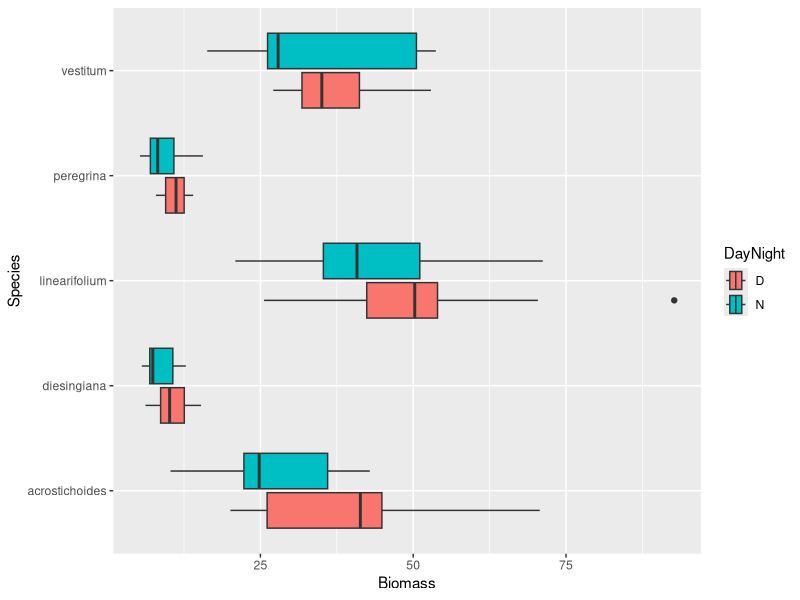

R code for this plot:
# Environment computing - Data Manipulation 
##############################################################################

library(tidyverse)

# read data
df <- read.csv('data/Herbivore_specialisation.csv', 
               strip.white = T, 
               na.strings = "", 
               stringsAsFactors=FALSE)
str(df)
summary(df)

# add a new variable name 
# without any package
# df$LogMass <- log(df$Mass)

# with dplyr
df <- mutate(df, LogMass = log(Mass), # log of the mass
             Ampithoe = rowSums(df[,6:8]), # sum of ampithoe
             )

df <- rename(df, Biomass = Mass)

# unite two character variables 
df <-unite(df, Habitat_DayNight, c(Habitat, DayNight), sep = "_", remove = FALSE)
head(df)

# separating columns 
df <-separate(df, Habitat, c('Genus', 'Species'), sep = "_", remove = FALSE)
head(df)

# try with the pipe


# Sub-setting 
df[1:10,] # lines 1 to 10
head(df[,1:5]) # cols 1 to 5

# Subsetting when it does not forms a sequence 
df[c(1, 10:20), c(1,3:5)]

# subseting based on a filter
df <- filter(df, Biomass > 5)

# random sampling from the dataset
sampled = sample_frac(df, size = 0.5, replace = FALSE)

# top highest rows
ex <- top_n(df, 10, Biomass)

# find col index 
df[, grep('^Habitat$', colnames(df)): 10] # using grep and regular expressions
df[, which(names(df)=='Habitat')] # using which

df <- distinct(df)

# Subset using the col names
df_subset1 <- select(df, Genus) # one col
df_subset2 <- select(df, Genus, LogMass, Ampithoe) # specific cols
df_subset3 <- select(df, Biomass: Ampithoe) # sequence of cols

# Subseting colums that starts or ends with a determined value
df_subset4 <- select(df, starts_with('Am'))
df_subset5 <- select(df, ends_with('ass'))

df_subset6 <- select(df, matches('^Amp')) # with regular expression
df_subset7 <- select(df, matches('ass$')) # with regular expression

df_subset8 <- select(df, contains('Night')) # contain a sequence of characters

# exclude colums
df_subset9 <- select(df, -LogMass, -Ampithoe)

# ?dplyr

# Summarising Data 
summarise(df, Biomass_test = mean(Biomass))
mean(df$Biomass)

# Summary group of rows -> group_by # careful with NA 
df_summarised <- df %>% 
  group_by(Species) %>% 
  summarise(
    mean.Biomass = mean(Biomass, na.rm=TRUE), # mean
    min.Biomass = min(Biomass, na.rm=TRUE), # minimum
    max.Biomass = max(Biomass, na.rm=TRUE), # maximum
    med.Biomass = median(Biomass, na.rm=TRUE), # median
    sd.Biomass = sd(Biomass, na.rm=TRUE)) %>% # standard deviation
  arrange(desc(mean.Biomass)) # rearrange the order of the rows

ggplot(df) +
  geom_boxplot(mapping = aes(Biomass, Species, fill = DayNight))

